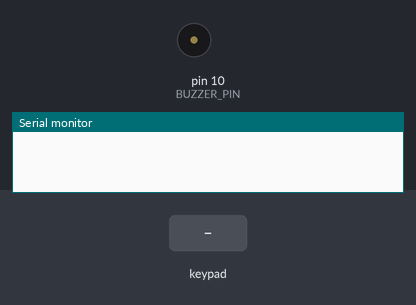
Recording of a sketch running on a simulated Arduino Uno, built with avr-gcc and run on an emulated ATmega328P. On the bench: buzzer (waves = sounding), the last lines printed to the serial monitor. The test bench sets the inputs (shaded band).

Above: at 1.2 s.
1.3 s: key '1' pressed
At 2.1 s:
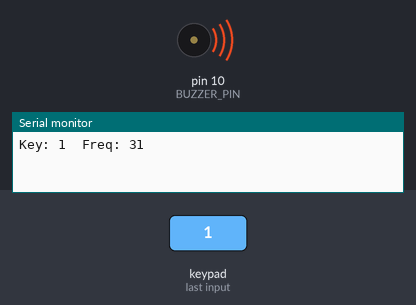
2.8 s: keypad keys 5 4 3 2 D pressed 0.4 s apart
At 5.4 s:
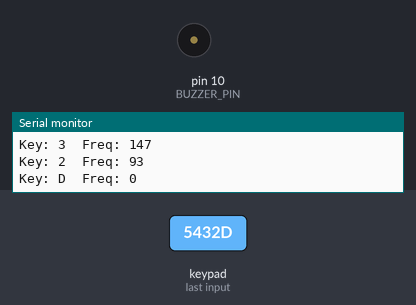
6.3 s: key 'A' pressed
At 6.8 s:
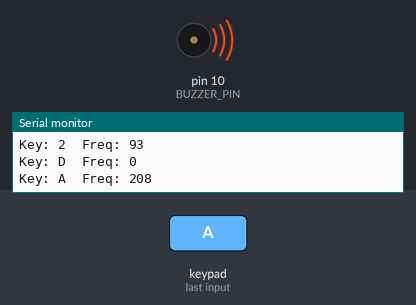
7.8 s: key 'D' pressed
At 8.1 s:
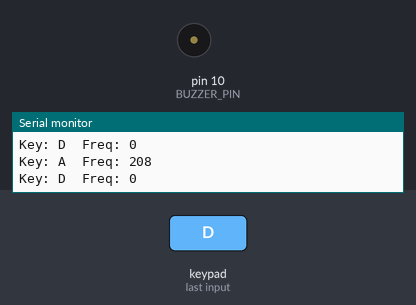
9.3 s: key '2' pressed
At 10.2 s:
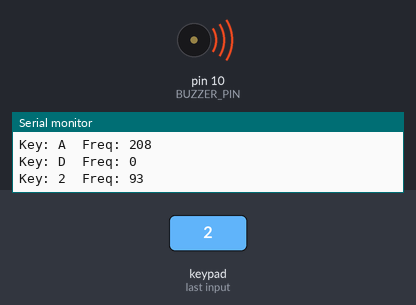
10.8 s: keypad keys 5 4 3 2 # pressed 0.4 s apart
At 11.3 s:
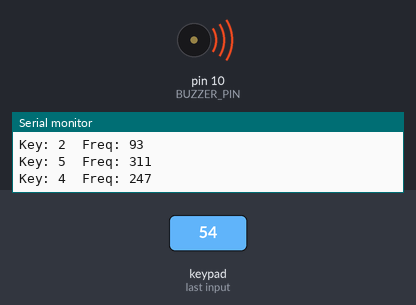
Timing chart, 0 to 13.9 s (numbered marks = the images above; inputs shaded):
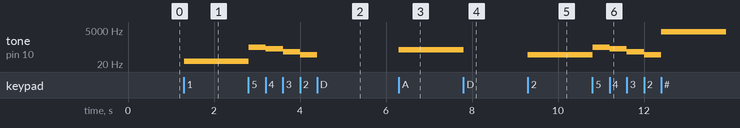

The sketch:

keypad-and-buzzer.ino
```cpp
/**
 * Day 12 - Into To Buzzer!
 */

#include "Arduino.h"

// Add .zip Library to arduino ide (included in root of 30 days lost in space repo)
#include <Keypad.h>


// Setup number of Rows and Columns for Keypad (using 4x4)
const byte ROWS = 4;
const byte COLS = 4;

// Input pins for Keypad
const byte ROW_PINS[ROWS] = {5, 4, 3, 2};
const byte COL_PINS[COLS] = {6, 7, 8, 9};

// Array of Arrays.
// This makes a grid that corresponds to the buttons of the keypad
const char BUTTONS[ROWS][COLS] = {
  { '1', '2', '3', 'A'},
  { '4', '5', '6', 'B'},
  { '7', '8', '9', 'C'},
  { '*', '0', '#', 'D'},
};

Keypad keypad = Keypad(makeKeymap(BUTTONS), ROW_PINS, COL_PINS, ROWS, COLS);

const uint16_t TONES[ROWS][COLS] = {
  { 31, 93, 147, 208 },
  { 247, 311, 370, 440 },
  { 523, 587, 698, 880 },
  { 1397, 2637, 3729, 0 }  // Use frequency of 0 for bottom right key to end tone.
};

const byte BUZZER_PIN = 10;

/**
 *The setup function runs once when you press reset or power the board
 */
void setup() {
  // Board Setup
  // Keypad Pins get setup as a part of the Keypad initialization.
  pinMode(BUZZER_PIN, OUTPUT);

  // Serial Setup
  Serial.begin(9600);
}

/**
 * The loop function runs over and over again forever
 */
void loop() {
  // waitForKey() will wait here until any button is pressed and only after one is pressed will it return the character we defined in our BUTTONS array.
  char pressedButton = keypad.waitForKey();

  // Display the character returned for the button that was pressed.
  Serial.print("Key: ");
  Serial.print(pressedButton);

  // Unfortunately we cannot use keypad.findInList to get the index of the pressed key in the list of ALL keys, because it only gets the index
  // of the char in the array of ACTIVE keys, so if it's the only button pressed, the returned index will always be 0.
  uint16_t toneFrequency = getToneFromButton(pressedButton);

  // Display the character returned for the button that was pressed.
  Serial.print("\tFreq: ");
  Serial.println(toneFrequency);

  if (toneFrequency > 0) {
    tone(BUZZER_PIN, toneFrequency);
  } else {
    noTone(BUZZER_PIN);
  }
}


uint16_t getToneFromButton(char button) {
  for (byte rowIndex = 0; rowIndex < ROWS; rowIndex++) {
    for (byte colIndex = 0; colIndex < COLS; colIndex++) {
      if (BUTTONS[rowIndex][colIndex] == button) {
        return TONES[rowIndex][colIndex];
      }
    }
  }
  return 0;
}
```

Measured:
- after the input at 1.3 s, tone on pin 10 (BUZZER_PIN): silent → 31 Hz at once
- after the input at 2.8 s, tone on pin 10 (BUZZER_PIN): plays 311 Hz for 0.40 s, 247 Hz for 0.40 s, 147 Hz for 0.39 s, 93 Hz for 0.40 s, starting at once
- after the input at 6.3 s, tone on pin 10 (BUZZER_PIN): silent → 208 Hz at once
- after the input at 7.8 s, tone on pin 10 (BUZZER_PIN): 208 Hz → silent at once
- after the input at 9.3 s, tone on pin 10 (BUZZER_PIN): silent → 93 Hz at once
- after the input at 10.8 s, tone on pin 10 (BUZZER_PIN): plays 311 Hz for 0.40 s, 247 Hz for 0.39 s, 147 Hz for 0.40 s, 93 Hz for 0.40 s, 3729 Hz for 2.9 s, starting at once
